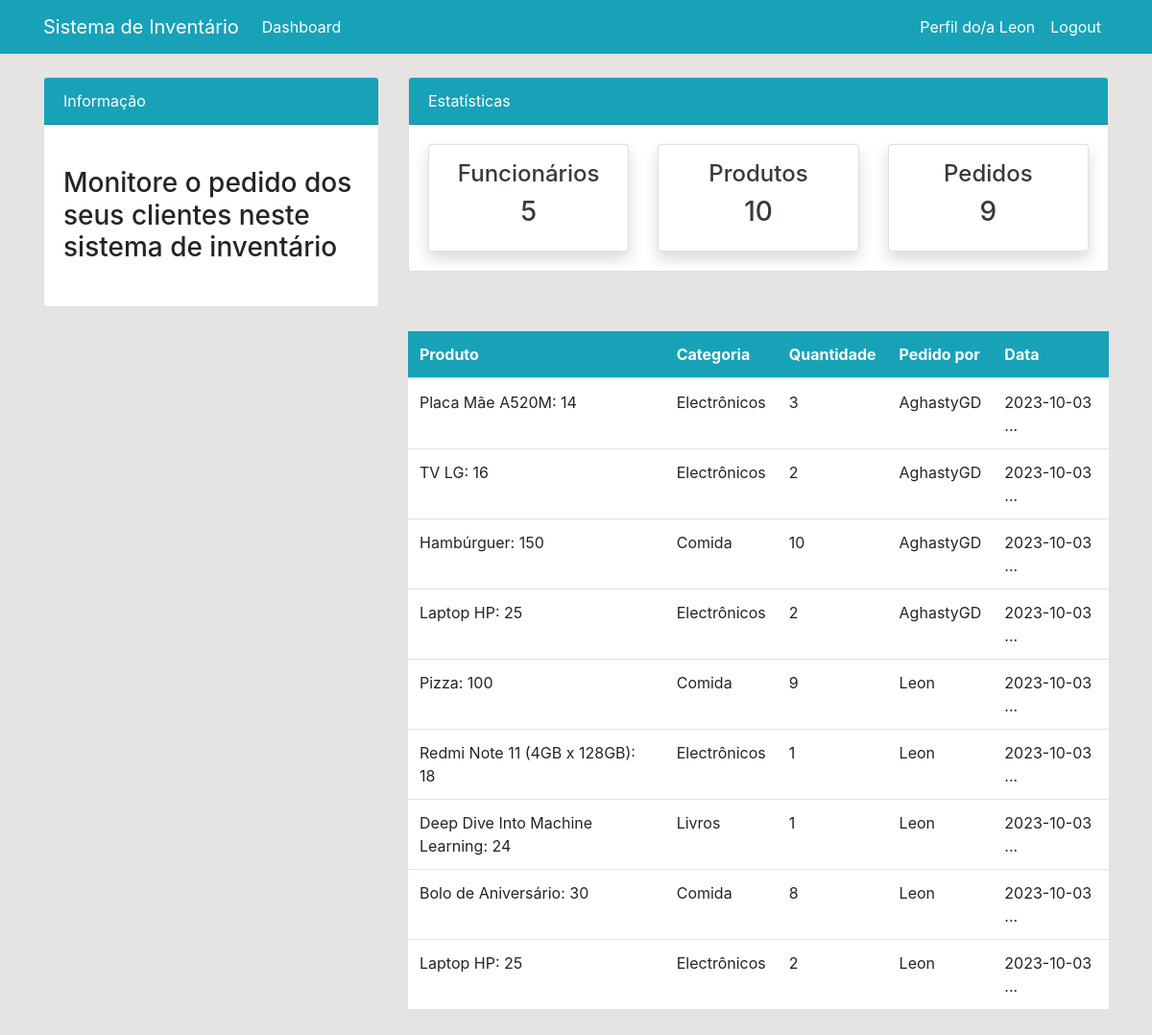
Page /order/ (signed in) on the earlier database version.
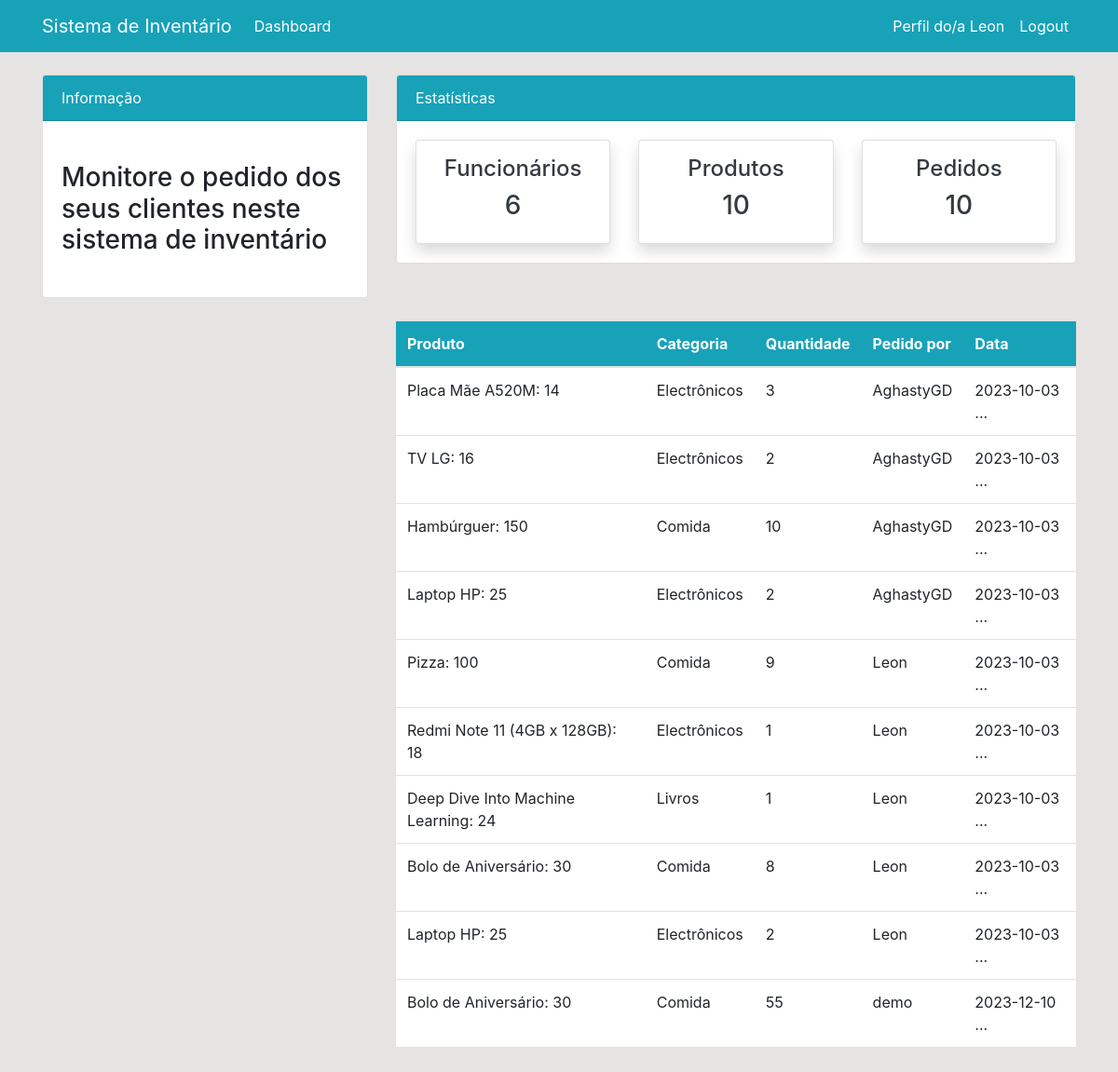
Same page on the later database version.
### dashboard/models.py (models this page shows, shortened)
class Order(models.Model):
    product = models.ForeignKey(Product, on_delete=models.CASCADE)
    staff = models.ForeignKey(User, models.CASCADE, null=True)
    order_quantity = models.PositiveIntegerField(null=True)
    date = models.DateTimeField(auto_now_add=True)

class Product(models.Model):
    name = models.CharField(max_length=100)
    category = models.CharField(max_length=20, choices=CATEGORY, null=True)
    quantity = models.PositiveIntegerField(null=True)
    class Meta:
        verbose_name_plural = 'Produto'
    def __str__(self):
        return f'{self.name}: {self.quantity}'

### dashboard/views.py (the view)
# urls.py: path('order/', views.order, name='dashboard-order'),
@login_required
def order(request):
    orders = Order.objects.all()
    orders_count = orders.count()
    workers_count = User.objects.all().count()
    products_count = Product.objects.all().count()
    context = {
        'orders': orders,
        'workers_count': workers_count,
        'products_count': products_count,
        'orders_count': orders_count,
    }
    return render(request, 'dashboard/order.html', context)

### templates/dashboard/order.html (shortened to what this page needs)
{% extends 'partials/base.html' %}
{% block content %}
{% include 'partials/topnav.html' %}
 <div class="container">
    <div class="row my-4">
        <div class="col-md-4">
        </div>
        <div class="col-md-8">
            <table class="table bg-white">
                <thead class="bg-info">
                    <tr class="text-white">
                        <th scope="col">Produto</th>
                        <th scope="col">Categoria</th>
                        <th scope="col">Quantidade</th>
                        <th scope="col">Pedido por</th>
                        <th scope="col">Data</th>
                    </tr>
                </thead>
                <tbody>
                    {% for orders in orders %}
                    <tr>
                        <td>{{ orders.product }}
                        <td>{{ orders.product.category }}</td>
                        <td>{{ orders.order_quantity }}</td>
                        <td>
                            {{ orders.staff.username }}
                        </td>
                        <td>
                            {{ orders.date|truncatechars:15 }}
                        </td>
                    </tr>
                    {% endfor %}
                </tbody>
            </table>
        </div>
    </div>
</div>
{% endblock %}

Differences in the rows shown:
added Order: product "Bolo de Aniversário: 30", product.category "Comida", order_quantity "55", staff.username "demo", date "2023-12-10 ..."
Other differences:
{{ workers_count }}: "5" → "6"
{{ orders_count }}: "9" → "10"
